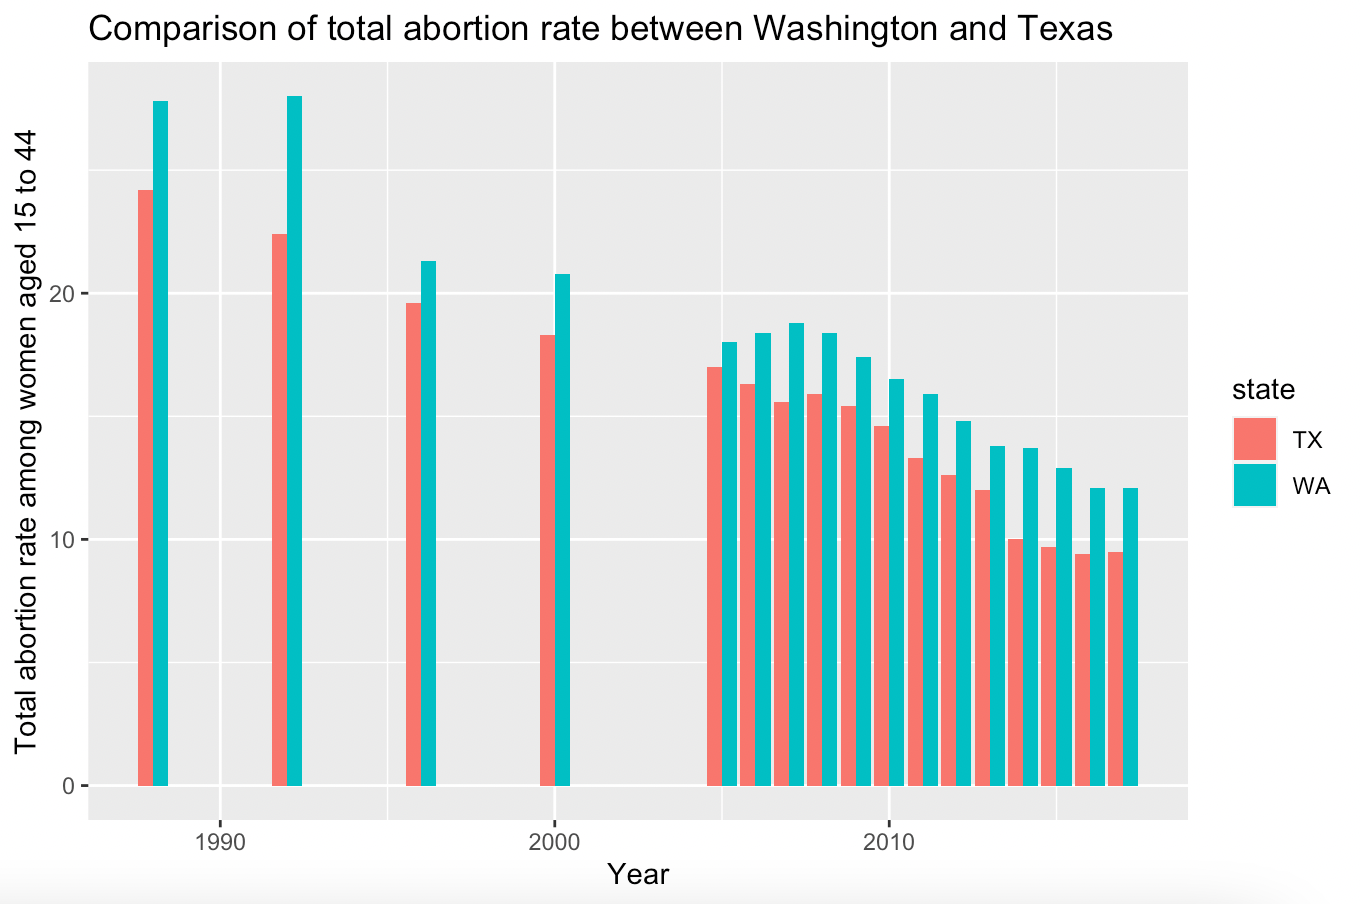

The script that drew this image:
library("ggplot2")
library("tidyverse")
library("stringr")

#imported csv file
abortion <- read.csv("https://raw.githubusercontent.com/info201a-au2022/project-group-7-section-ah/main/data/NationalAndStatePregnancy_PublicUse.csv")

#dataframe of Washington abortion rates 
abortion_wa <- abortion %>%
  select(state, year, abortionratetotal) %>%
  filter(str_detect(state, "WA"))

#dataframe of Texas abortion rates 
abortion_tx <- abortion %>%
  select(state, year, abortionratetotal) %>%
  filter(str_detect(state, "TX"))

#dataframe of WA & TX combined
abortion_states<- rbind(abortion_wa, abortion_tx)


# bar graph 
ggplot(abortion_states, aes(fill=state, y=abortionratetotal, x=year)) + 
  geom_bar(position="dodge", stat="identity") +
  ggtitle("Comparison of total abortion rate between Washington and Texas") +
  xlab("Year") +
  ylab("Total abortion rate among women aged 15 to 44") 


#Descriptive Paragraph
#The purpose of this bar graph is to compare the difference in evolution of abortion rates between Washington and Texas by years. This is important because through this visualization, people can notice which state supports abortion and which state is more likely to ban abortion. Not only that, people can learn how the rate of abortion is deeply influenced by politics as the opinion on abortion differ from Republicans and Democrats. Going deeper, it is revealed that Washington had higher abortion rate than Texas from 1973 to 2017 which highlights that more women in Washington had higher access to abortion than women in Texas. Thus, it can be concluded that Washington state is highly supportive of abortion while Texas is not as supportive since the overall abortion rates are lower than Washington. Through the disparity of abortion rates, states’ different political stand is also revealed as people could recognize most Washington residents supports pro-choice that advocates for the right to have legal abortion, while Texas residents supports pro-life that advocates against the practice of abortion. As people can discover the states’ differing viewpoints based on the difference of abortion rates, people can also realize how a lot of groups within both states are striving to overturn Roe v. Wade as the overall abortion for both states are decreasing. Through this information, people can recognize how both states are still facing controversy regarding abortion as multiple groups are working to enact legislations that prohibits women from abortion. 
